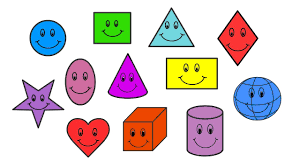
#> input picture jp4.png, 300 x 168 px
$ python counting_items.py --image jp4.png
#> lines starting #> are read from the running program, lines starting #| are printed output that depends on the picture; after the words box and inside, x2 and y2 are one past the last pixel; in counts of white or black regions, pixels touching at a corner belong together
import argparse
import imutils
import cv2
# construct the argument parser and parse the arguments
ap = argparse.ArgumentParser()
ap.add_argument("-i", "--image", required=True,
	help="path to input image")
args = vars(ap.parse_args())

# load the input image (whose path was supplied via command line
# argument) and display the image to our screen
image = cv2.imread(args["image"])
#> image is the input picture: shape (168, 300, 3); mean B, G, R 209.5, 209.9, 220.7
cv2.imshow("Image", image)
#cv2.waitKey(0)
# convert the image to grayscale
gray = cv2.cvtColor(image, cv2.COLOR_BGR2GRAY)
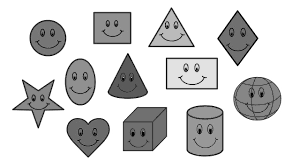
#> gray: shape (168, 300); min 0, max 255, mean 213.1
cv2.imshow("Gray", gray)
#cv2.waitKey(0)

# applying edge detection we can find the outlines of objects in
# images
edged = cv2.Canny(gray, 30, 150)
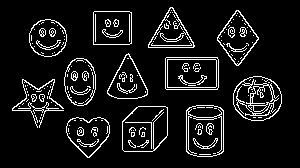
#> edged: shape (168, 300); 8.9% white in thin lines or dots, all inside (x1, y1, x2, y2) = (12, 7, 282, 158)
cv2.imshow("Edged", edged)
#cv2.waitKey(0)

# threshold the image by setting all pixel values less than 225
# to 255 (white; foreground) and all pixel values >= 225 to 255
# (black; background), thereby segmenting the image
thresh = cv2.threshold(gray, 200, 255, cv2.THRESH_BINARY_INV)[1]
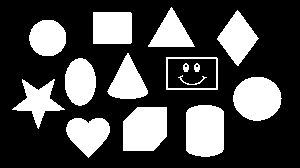
#> thresh: shape (168, 300); 29% white; 15 white regions
cv2.imshow("Thresh", thresh)
#cv2.waitKey(0)

# find contours (i.e., outlines) of the foreground objects in the
 #thresholded image
cnts = cv2.findContours(thresh.copy(), cv2.RETR_EXTERNAL,
	cv2.CHAIN_APPROX_SIMPLE)
#> cnts = 12 contours; largest, box (x1, y1, x2, y2) and area: (186, 105, 224, 157) 1763, (123, 107, 167, 151) 1660, (166, 57, 218, 90) 1632, (233, 77, 282, 121) 1606, (93, 12, 132, 44) 1177
cnts = imutils.grab_contours(cnts)
output = image.copy()
# loop over the contours
for c in cnts:
	# draw each contour on the output image with a 3px thick purple
	# outline, then display the output contours one at a time
	cv2.drawContours(output, [c], -1, (240, 0, 159), 3)
	cv2.imshow("Contours", output)
#> this loop made 12 passes
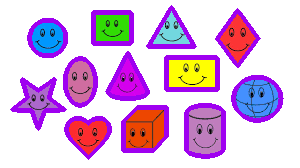
#> output: shape (168, 300, 3); 15.48% of pixels changed, all inside (x1, y1, x2, y2) = (10, 5, 284, 160)
	#cv2.waitKey(0)

# draw the total number of contours found in purple
text = "I found {} objects!".format(len(cnts))
#> text = 'I found 12 objects!'
cv2.putText(output, text, (10, 25),  cv2.FONT_HERSHEY_SIMPLEX, 0.7,
	(240, 0, 159), 2)
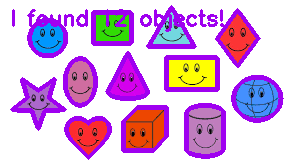
#> output: shape (168, 300, 3); 2.21% of pixels changed, all inside (x1, y1, x2, y2) = (12, 9, 224, 32)
cv2.imshow("Contours", output)
cv2.waitKey(0)
print(text)
#| I found 12 objects!


#Erosions and dilations are typically used to reduce noise in binary images (a side effect of thresholding).

# we apply erosions to reduce the size of foreground objects
mask = thresh.copy()
mask = cv2.erode(mask, None, iterations=5)
#> mask: shape (168, 300); 12% white; 11 white regions, largest, box (x1, y1, x2, y2) and area: (191, 110, 219, 151) 1041, (128, 112, 162, 146) 953, (239, 82, 276, 115) 855
cv2.imshow("Eroded", mask)
cv2.waitKey(0)

# similarly, dilations can increase the size of the ground objects
mask = thresh.copy()
mask = cv2.dilate(mask, None, iterations=5)
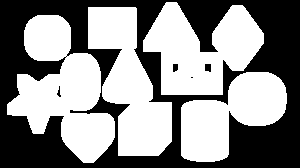
#> mask: shape (168, 300); 54.5% white; 5 black regions (1 under 20 px), largest, box (x1, y1, x2, y2) and area: (0, 0, 300, 168) 22828, (205, 64, 211, 72) 44, (173, 64, 178, 72) 36, (57, 86, 61, 97) 21
cv2.imshow("Dilated", mask)
cv2.waitKey(0)

# a typical operation we may want to apply is to take our mask and
# apply a bitwise AND to our input image, keeping only the masked
# regions
mask = thresh.copy()
output = cv2.bitwise_and(image, image, mask=mask)
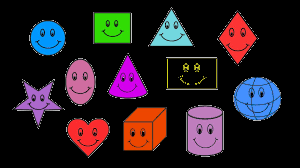
#> output: shape (168, 300, 3); mean B, G, R 35.1, 29.2, 40
cv2.imshow("Output", output)
cv2.waitKey(0)
